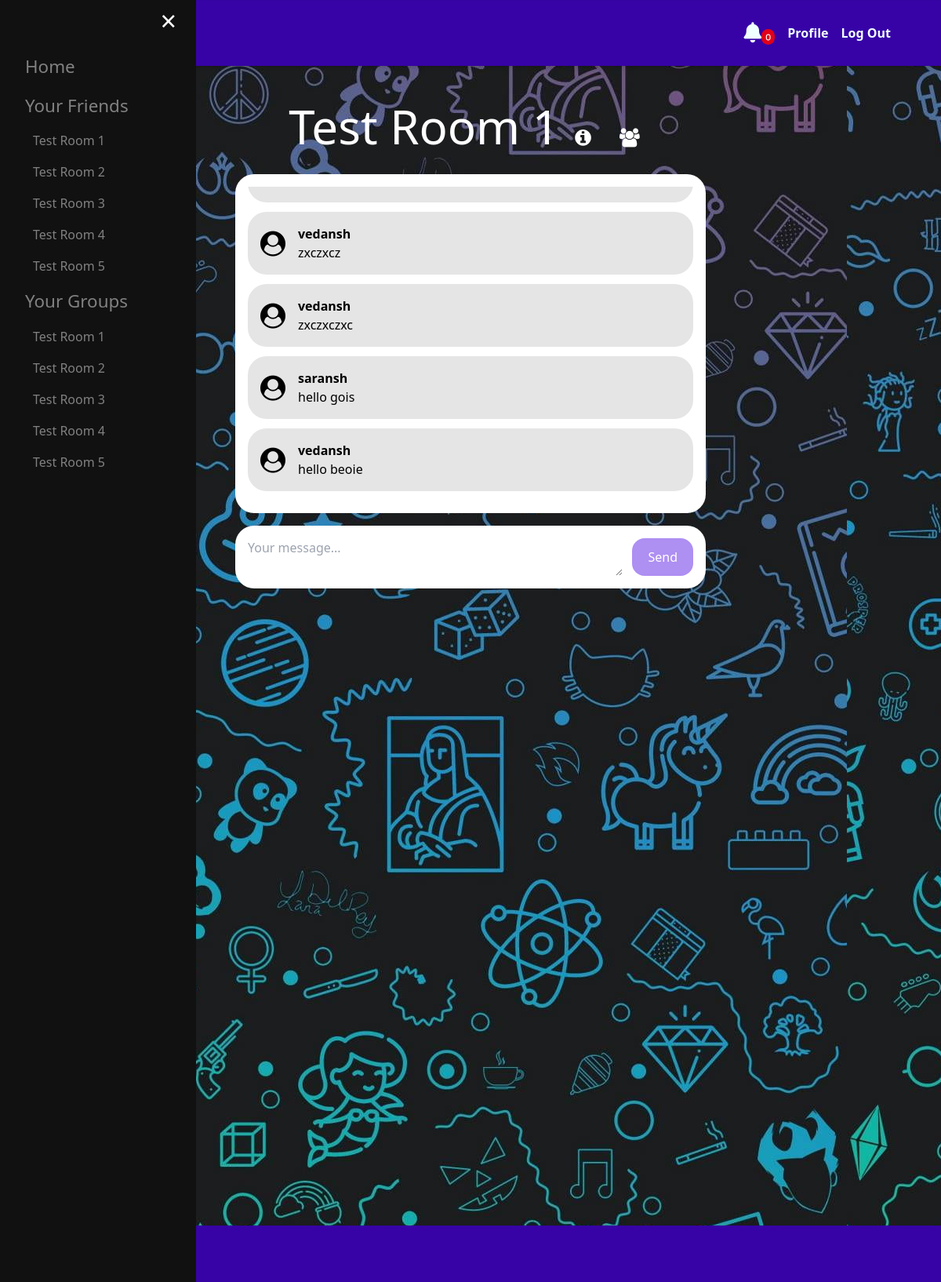
/rooms/room/test-room-1-9ec19d92-3c8e-4089-b5ac-eb3ccc211092/ (signed in), run on the app's committed database.
### rooms/models.py (models this page shows, shortened)
class RoomMembership(models.Model):
    user = models.ForeignKey(User, on_delete=models.CASCADE)
    room = models.ForeignKey(Room, on_delete=models.CASCADE)
    is_allowed = models.BooleanField(default=True)
    class Meta:
        unique_together = ('user', 'room',)

class Room(models.Model):
    name = models.CharField(max_length=20)
    slug = models.SlugField(unique=True, db_index=True, default="", null=False)
    created_by = models.ForeignKey(User, on_delete=models.DO_NOTHING, null=True, editable=False)
    created_at = models.DateTimeField(auto_now_add=True)
    room_id = models.UUIDField(default=uuid.uuid4, primary_key=True, editable=False, null=False)
    is_public = models.BooleanField(default=False)
    description = models.CharField(max_length=200, null=True, blank=True)
    objects = RoomManager()

class Message(models.Model):
    room = models.ForeignKey(Room, on_delete=models.CASCADE, related_name="messages")
    user = models.ForeignKey(User, on_delete=models.CASCADE, related_name="messages")
    message_text = models.TextField()
    date_added = models.DateTimeField(auto_now_add=True)
    class Meta:
        ordering = ('date_added', )

### rooms/views.py (the view, shortened to what this page needs)
# urls.py: path('room/<slug:slug>/', view=views.room, name='room'),
@login_required
def room(request, slug):
    print(f"room: {slug} accessed")
    user_name = request.session.get("username")
    user_id = User.objects.get(username=user_name).id
    room = Room.objects.get(slug=slug)
    rooms = RoomMembership.objects.filter(user=user_id)
    participants = RoomMembership.objects.filter(room=room)
    is_participant_of_room = True if len(RoomMembership.objects.filter(room=room).filter(user=user_id))>0 else False
    if is_participant_of_room:
        messages = Message.objects.filter(room=room)
        print("public room accessed by participant")
        return render(request, "rooms/room.html", context={
            "room":room,
            "messages":messages,
            "rooms":rooms,
            "has_permission":True,
            "participants":participants,
            "is_participant":is_participant_of_room
        })

### rooms/templates/rooms/room.html (shortened to what this page needs)
{% extends 'core/base.html' %}
{% load static %}
{% block css_files %}
<link rel="stylesheet" href="{% static 'rooms/room.css' %}">
<link rel="stylesheet" href="https://cdnjs.cloudflare.com/ajax/libs/font-awesome/4.7.0/css/font-awesome.min.css">
{% endblock %}
{% block content %}
<div class="room-heading">
    <a id="room-desc">{{ room.name }}</a>
    <i class="fa fa-info-circle" aria-hidden="true" id="icon1" title="Group Info" style="font-size: 1.5rem;"></i>
    <i class="fa fa-users" aria-hidden="true" id="icon2" title="All Participants" style="font-size: 1.5rem;"></i>
</div>
{% if has_permission %}
<div class="chat-messages-container">
    <div class="chat-messages" id="chat-messages">
        {% for message in messages %}
        <div class="chat-message-box">
            <div class="chat-user-icon">
                <i class="fa fa-user-circle" aria-hidden="true" id="user-icon"></i>
            </div>
            <div class="chat-msg">
                <p class="font-semibold">{{ message.user.username }}</p>
                <p id="chat-message">{{ message.message_text }}</p>
            </div>
        </div>
        {% endfor %}
    </div>
</div>
{% if is_participant %}
<div class="chat-msg-input-container">
    <form action="." method="post" class="flex">
        <textarea name="content" id="chat-msg-input" class="flex-1 mr-3" placeholder="Your message..."></textarea>
        <button class="chat-msg-send" id="chat-msg-send">Send</button>
    </form>
</div>
{% else %}
<div id="join-room">
    <a id="join-room-btn" href="{% url 'join_chat_room' room.slug %}">Join Chat!</a>
</div>
{% endif %}
{% else %}
<h1 id="permission-denied">Permission denied for this room!</h1>
{% endif %}
{% endblock %}

### core/templates/core/base.html (shortened to what this page needs)
{% load static %}
<!DOCTYPE html>
<html lang="en">
<head>
    <script src="https://cdn.tailwindcss.com" ></script>
    <link rel="stylesheet" href="{% static 'core/base.css' %}">
    <link rel="stylesheet" href="https://cdnjs.cloudflare.com/ajax/libs/font-awesome/6.4.0/css/all.min.css" />
    {% block css_files %}{% endblock %}
</head>
<body>
    <nav>
        <div id="app-name">
            <a href="/">Moon Chat</a>
        </div>
        <div class="flex items-center space-x-4" id="user-buttons">
            {% if request.user.is_authenticated %}
                <a class="nav-link " href="#"  data-bs-toggle="dropdown" aria-expanded="false">
                    <i id="bellCount" class="fa-solid fa-bell" data-count="0" ></i>
                </a>
                <button type="menu">Profile</button>
                <a href="/logout/" id="logout">Log Out</a>
            {% else %}
                <a href="/login/"  id="login">Log In</a>
                <a href="/signup/" id="signup">Sign Up</a>
            {% endif %}
        </div>
    </nav>
    {% if request.user.is_authenticated %}
        <div id="mySidebar" class="sidebar">
            <a href="javascript:void(0)" class="closebtn" onclick="closeNav()">×</a>
            <a href="/" id="sidebar-label">Home</a>
            <a id="sidebar-label">Your Friends</a>
            {% for r in rooms %}
                <h3><a href="{% url 'room' r.room.slug %}" id="sidebar-friend-name">{{ r.room.name }}</a></h3>
            {% endfor %}
            <a id="sidebar-label">Your Groups</a>
            {% for r in rooms %}
                <h3><a href="{% url 'room' r.room.slug %}" id="sidebar-room-name">{{ r.room.name }}</a></h3>
            {% endfor %}
        </div>
    {% endif %}
    <div class="content">
        {% if request.user.is_authenticated %}
        <button class="openbtn" onclick="openNav()">☰</button>
        {% endif %}
        {% block content %}
        {% endblock %}
    </div>
    <footer class="footer">
    </footer>
</body>
</html>

### core/static/core/base.css (style rules this page uses)
body { background-image: url("../images/bg.jpg"); min-height: 100vh; display: flex; flex-direction: column; }
.content { flex: 1; position: relative; place-items: center; margin-top: 2rem; }
#app-name { color: rgb(234, 237, 246); font-size: x-large; font-weight: bolder; }
nav { display: flex; align-items: center; justify-content: space-between; color: azure; padding-left: 4rem; padding-right: 4rem; padding-top: 1.5rem; padding-bottom: 1.5rem; background-color: #3703a7; box-shadow: inset 0 0 0 1px rgba(0, 0, 0, 0.05), 0 4px 6px -1px rgba(0, 0, 0, 0.1), 0 2px 4px -1px rgba(0, 0, 0, 0.06); }
footer { display: flex; align-items: center; justify-content: space-between; color: azure; padding-left: 4rem; padding-right: 4rem; padding-top: 1.5rem; padding-bottom: 1.5rem; background-color: #3703a7; box-shadow: inset 0 0 0 1px rgba(0, 0, 0, 0.05), 0 4px 6px -1px rgba(0, 0, 0, 0.1), 0 2px 4px -1px rgba(0, 0, 0, 0.06); }
#user-buttons { display: flex; align-items: center; font-weight: 700; }
.sidebar { height: 100%; width: 250px; position: fixed; z-index: 1; top: 0; left: 0; background-color: #111; overflow-x: hidden; transition: 0.5s; padding-top: 60px; }
#sidebar-label { padding: 8px 8px 8px 32px; text-decoration: none; color: #818181; display: block; transition: 0.3s; font-size: 1.4rem; }
#sidebar-friend-name, #sidebar-room-name { padding: 8px 8px 8px 32px; text-decoration: none; color: #818181; display: block; transition: 0.3s; margin-left: 10px; margin-right: 20px; border-radius: 10px; }
.sidebar .closebtn { position: absolute; top: 0; right: 25px; font-size: 36px; margin-left: 50px; color: white; }
.openbtn { font-size: 20px; cursor: pointer; background-color: #111; color: white; padding: 10px 15px; border: none; position: absolute; top: 0; left: 0; }
.fa-solid { font-size: 26px; }
.fa-solid[data-count]:after { content: attr(data-count); font-size: 36%; padding: .6em; border-radius: 999px; line-height: .75em; color: white; background: rgba(255, 0, 0, .85); text-align: center; min-width: 2em; font-weight: bold; }

### rooms/static/rooms/room.css (style rules this page uses)
.room-heading { text-align: center; }
#room-desc { font-size: 3.75rem; width: fit-content; color: white; transition: 0.3s; height: 6rem; }
.chat-messages-container { width: 50%; margin: 1rem; padding: 1rem; background-color: #ffffff; border-radius: 1.5rem; }
.chat-msg { margin-left: 1rem; }
.chat-user-icon { align-items: center; font-size: 2rem !important; }
#chat-message { text-wrap: wrap; word-wrap: break-word; }
#chat-msg-input { word-wrap: break-word; text-wrap: wrap; }
.chat-messages > * { margin-bottom: 0.75rem; }
.chat-message-box { padding: 1rem; background-color: #e5e5e5; border-radius: 1.5rem; display: flex; }
.chat-msg-input-container { width: 50%; margin: 1rem; padding: 1rem; background-color: #ffffff; border-radius: 1.5rem; }
#icon1, #icon2 { color: #ffffff; margin: 1rem; transition: 0.5s; }
@media (min-width: 1024px) { .chat-messages-container { margin-left: auto; margin-right: auto; } }
@media (min-width: 1024px) { .chat-msg-input-container { margin-left: auto; margin-right: auto; } }

### core/templates/core/base.html (style rules this page uses)
.chat-messages { height: 400px; overflow-y: auto; }

### data on the page
RoomMembership: room.name "Test Room 1"
RoomMembership: room.name "Test Room 2"
RoomMembership: room.name "Test Room 3"
RoomMembership: room.name "Test Room 4"
RoomMembership: room.name "Test Room 5"
Room: name "Test Room 1"
Message: user.username "vedansh", message_text "zxczxcz"
Message: user.username "vedansh", message_text "zxczxczxc"
Message: user.username "saransh", message_text "hello gois"
Message: user.username "vedansh", message_text "hello beoie"
